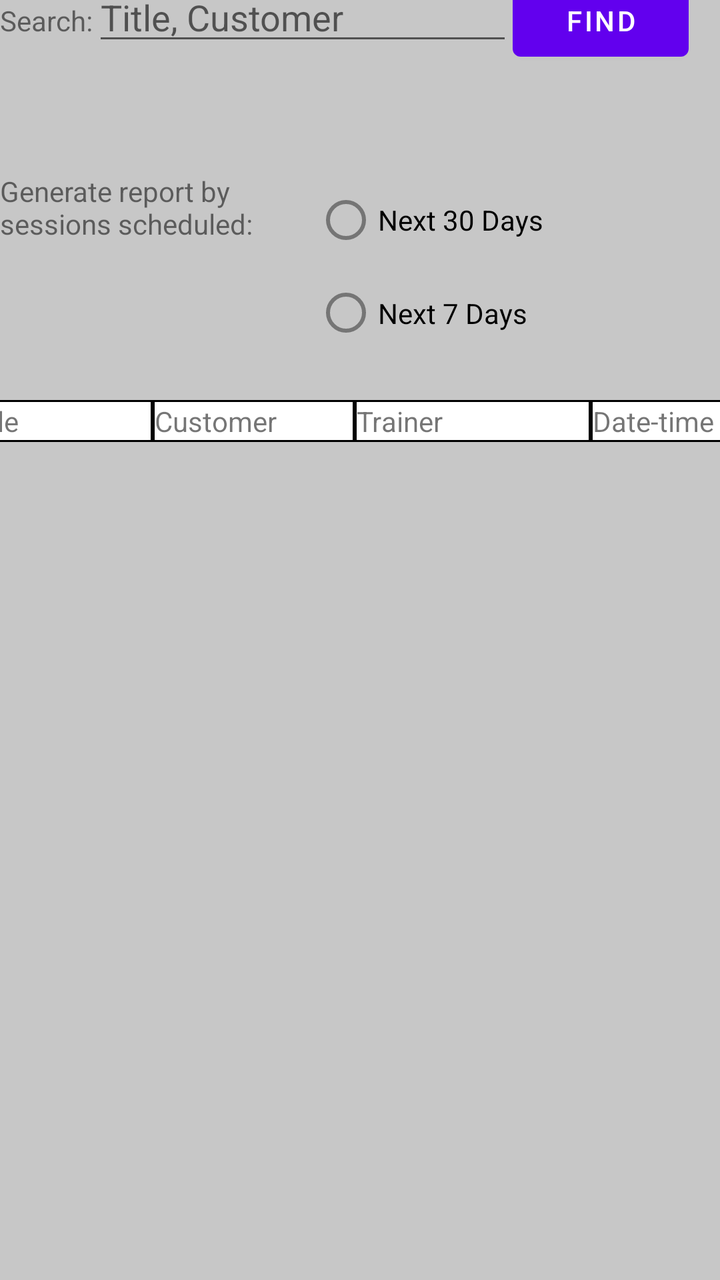
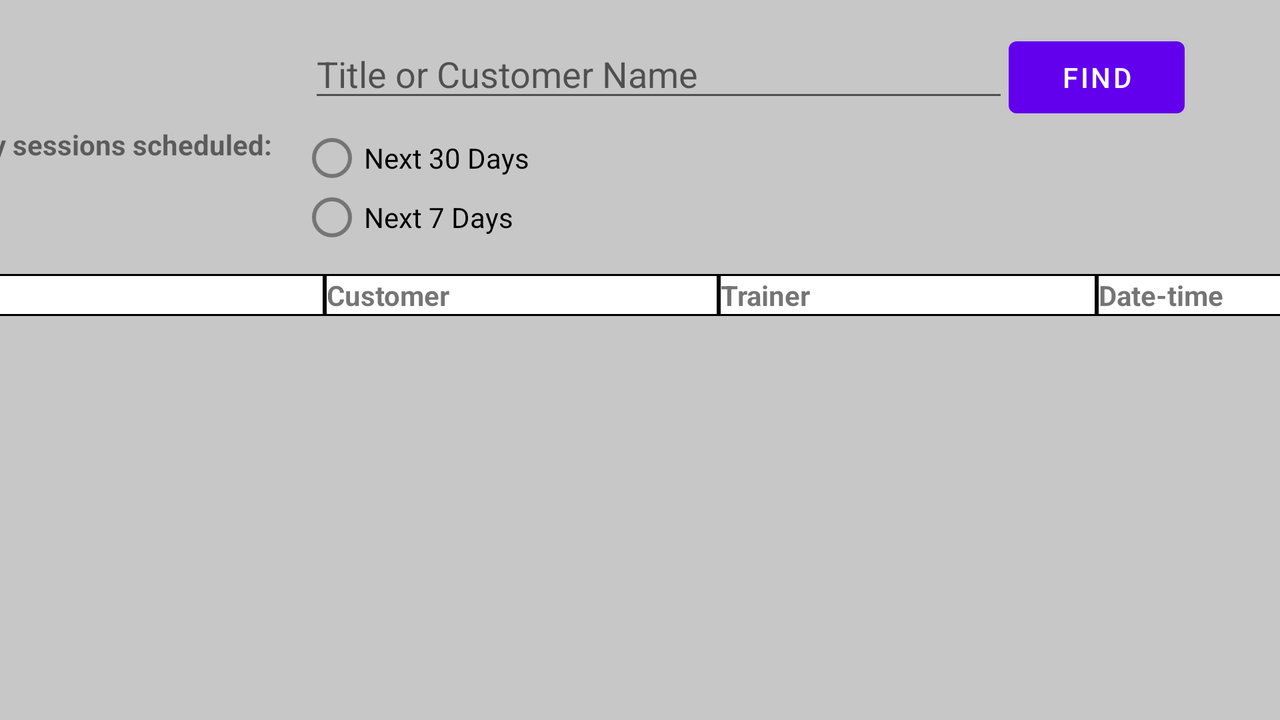

One screen, two layout resources from the same app: the default and the repository's alternative for another configuration. Each is rendered where Android would select it; the XML of both is given below.
<!-- AndroidManifest.xml: application theme Theme.FitnessTrainerApp -->
<!-- res/layout/activity_reports.xml -->
<?xml version="1.0" encoding="utf-8"?>

<androidx.constraintlayout.widget.ConstraintLayout xmlns:android="http://schemas.android.com/apk/res/android"
    xmlns:app="http://schemas.android.com/apk/res-auto"
    xmlns:tools="http://schemas.android.com/tools"
    android:layout_width="match_parent"
    android:layout_height="match_parent"
    android:background="#68777777">

    <TableLayout
        android:id="@+id/tableLayout4"
        android:layout_width="398dp"
        android:layout_height="24dp"
        android:layout_marginTop="9dp"
        android:layout_marginBottom="17dp"
        app:layout_constraintBottom_toTopOf="@+id/recyclerview_reports"
        app:layout_constraintEnd_toEndOf="parent"
        app:layout_constraintStart_toStartOf="parent"
        app:layout_constraintTop_toBottomOf="@+id/tableRow2">

        <TableRow
            android:layout_width="match_parent"
            android:layout_height="match_parent"
            android:background="#000000">

            <TextView
                android:id="@+id/textViewTitle"
                android:layout_width="93dp"
                android:layout_height="wrap_content"
                android:layout_margin="1dp"
                android:background="#FFFFFF"
                android:text="Title" />

            <TextView
                android:id="@+id/textViewCustomer"
                android:layout_width="99dp"
                android:layout_height="wrap_content"
                android:layout_margin="1dp"
                android:background="#FFFFFF"
                android:text="Customer" />

            <TextView
                android:id="@+id/textViewTrainer"
                android:layout_width="116dp"
                android:layout_height="wrap_content"
                android:layout_margin="1dp"
                android:background="#FFFFFF"
                android:text="Trainer" />

            <TextView
                android:id="@+id/textViewDateTime"
                android:layout_width="100dp"
                android:layout_height="wrap_content"
                android:layout_margin="1dp"
                android:background="#FFFFFF"
                android:text="Date-time" />
        </TableRow>

        <TableRow
            android:layout_width="match_parent"
            android:layout_height="match_parent" />

        <TableRow
            android:layout_width="match_parent"
            android:layout_height="match_parent" />

    </TableLayout>

    <TableRow
        android:id="@+id/tableRow2"
        android:layout_width="match_parent"
        android:layout_height="93dp"
        android:layout_marginTop="7dp"
        android:layout_marginBottom="12dp"
        app:layout_constraintBottom_toTopOf="@+id/tableLayout4"
        app:layout_constraintEnd_toEndOf="parent"
        app:layout_constraintStart_toStartOf="parent"
        app:layout_constraintTop_toBottomOf="@+id/tableRow3">

        <TextView
            android:id="@+id/textViewGenerate"
            android:layout_width="157dp"
            android:layout_height="wrap_content"
            android:text="Generate report by sessions scheduled:" />

        <RadioGroup
            android:layout_width="239dp"
            android:layout_height="wrap_content">

            <RadioButton
                android:id="@+id/radioButtonMonth"
                android:layout_width="match_parent"
                android:layout_height="match_parent"
                android:onClick="onWeekOrMonthClicked"
                android:text="Next 30 Days" />

            <RadioButton
                android:id="@+id/radioButtonWeek"
                android:layout_width="113dp"
                android:layout_height="wrap_content"
                android:onClick="onWeekOrMonthClicked"
                android:text="Next 7 Days" />

        </RadioGroup>

    </TableRow>

    <androidx.recyclerview.widget.RecyclerView
        android:id="@+id/recyclerview_reports"
        android:layout_width="match_parent"
        android:layout_height="397dp"
        android:layout_marginBottom="32dp"
        app:layout_constraintBottom_toBottomOf="parent"
        app:layout_constraintEnd_toEndOf="parent"
        app:layout_constraintHorizontal_bias="1.0"
        app:layout_constraintStart_toStartOf="parent" />

    <TableRow
        android:id="@+id/tableRow3"
        android:layout_width="match_parent"
        android:layout_height="86dp"
        android:layout_marginTop="16dp"
        android:layout_marginBottom="7dp"
        app:layout_constraintBottom_toTopOf="@+id/tableRow2"
        app:layout_constraintEnd_toEndOf="parent"
        app:layout_constraintStart_toStartOf="parent"
        app:layout_constraintTop_toTopOf="parent">

        <TextView
            android:id="@+id/textViewSearch"
            android:layout_width="wrap_content"
            android:layout_height="wrap_content"
            android:text="Search:" />

        <EditText
            android:id="@+id/editTextSearch"
            android:layout_width="wrap_content"
            android:layout_height="wrap_content"
            android:ems="10"
            android:hint="Title, Customer"
            android:inputType="textPersonName"
            tools:ignore="TouchTargetSizeCheck" />

        <Button
            android:id="@+id/searchButton"
            android:layout_width="wrap_content"
            android:layout_height="wrap_content"
            android:onClick="onFindClick"
            android:text="Find" />
    </TableRow>

</androidx.constraintlayout.widget.ConstraintLayout>
<!-- resources referenced by this layout -->
<resources>
  <style name="Theme.FitnessTrainerApp" parent="Theme.MaterialComponents.DayNight.DarkActionBar">
          
          <item name="colorPrimary">@color/purple_500</item>
          <item name="colorPrimaryVariant">@color/purple_700</item>
          <item name="colorOnPrimary">@color/white</item>
          
          <item name="colorSecondary">@color/teal_200</item>
          <item name="colorSecondaryVariant">@color/teal_700</item>
          <item name="colorOnSecondary">@color/black</item>
          
          <item name="android:statusBarColor" tools:targetApi="l">?attr/colorPrimaryVariant</item>
          
      </style>
</resources>
<!-- res/layout-land/activity_reports.xml (the repository's variant of the layout above) -->
<!-- drawn on the phone turned sideways -->
<?xml version="1.0" encoding="utf-8"?>
<androidx.constraintlayout.widget.ConstraintLayout xmlns:android="http://schemas.android.com/apk/res/android"
    xmlns:app="http://schemas.android.com/apk/res-auto"
    xmlns:tools="http://schemas.android.com/tools"
    android:layout_width="match_parent"
    android:layout_height="match_parent"
    android:background="#68777777">

    <TableLayout
        android:id="@+id/tableLayout3"
        android:layout_width="755dp"
        android:layout_height="75dp"
        app:layout_constraintBottom_toBottomOf="parent"
        app:layout_constraintEnd_toEndOf="parent"
        app:layout_constraintHorizontal_bias="1.0"
        app:layout_constraintStart_toStartOf="parent"
        app:layout_constraintTop_toTopOf="parent"
        app:layout_constraintVertical_bias="0.051">

        <TableRow
            android:layout_width="match_parent"
            android:layout_height="50dp">

            <TextView
                android:id="@+id/textViewSearch"
                android:layout_width="152dp"
                android:layout_height="wrap_content"
                android:text="Search:"
                android:textSize="20sp"
                android:textStyle="bold" />

            <EditText
                android:id="@+id/editTextSearch"
                android:layout_width="350dp"
                android:layout_height="wrap_content"
                android:ems="10"
                android:hint="Title or Customer Name"
                android:inputType="textPersonName"
                tools:ignore="TouchTargetSizeCheck" />

            <Button
                android:id="@+id/searchButton"
                android:layout_width="wrap_content"
                android:layout_height="wrap_content"
                android:onClick="onFindClick"
                android:text="Find" />
        </TableRow>

        <TableRow
            android:id="@+id/tableRow"
            android:layout_width="match_parent"
            android:layout_height="34dp">

            <TextView
                android:id="@+id/textViewGenerate"
                android:layout_width="269dp"
                android:layout_height="31dp"
                android:text="Generate report by sessions scheduled:"
                android:textSize="14sp"
                android:textStyle="bold" />

        </TableRow>
    </TableLayout>

    <TableLayout
        android:id="@+id/reports_table"
        android:layout_width="717dp"
        android:layout_height="34dp"
        app:layout_constraintBottom_toBottomOf="parent"
        app:layout_constraintEnd_toEndOf="parent"
        app:layout_constraintHorizontal_bias="0.455"
        app:layout_constraintStart_toStartOf="parent"
        app:layout_constraintTop_toTopOf="parent"
        app:layout_constraintVertical_bias="0.42">

        <TableRow
            android:id="@+id/reports_row"
            android:layout_width="754dp"
            android:layout_height="match_parent"
            android:background="#000000">

            <TextView
                android:id="@+id/textViewTitle"
                android:layout_width="195dp"
                android:layout_height="wrap_content"
                android:layout_margin="1dp"
                android:background="#FFFFFF"
                android:text="Title"
                android:textStyle="bold" />

            <TextView
                android:id="@+id/textViewCustomer"
                android:layout_width="195dp"
                android:layout_height="wrap_content"
                android:layout_margin="1dp"
                android:background="#FFFFFF"
                android:text="Customer"
                android:textStyle="bold" />

            <TextView
                android:id="@+id/textViewTrainer"
                android:layout_width="187dp"
                android:layout_height="wrap_content"
                android:layout_margin="1dp"
                android:background="#FFFFFF"
                android:text="Trainer"
                android:textStyle="bold" />

            <TextView
                android:id="@+id/textViewDateTime"
                android:layout_width="157dp"
                android:layout_height="wrap_content"
                android:layout_margin="1dp"
                android:background="#FFFFFF"
                android:text="Date-time"
                android:textStyle="bold" />
        </TableRow>

    </TableLayout>

    <androidx.recyclerview.widget.RecyclerView
        android:id="@+id/recyclerview_reports"
        android:layout_width="761dp"
        android:layout_height="150dp"
        android:layout_marginStart="16dp"
        android:layout_marginEnd="27dp"
        app:layout_constraintBottom_toBottomOf="parent"
        app:layout_constraintEnd_toEndOf="parent"
        app:layout_constraintHorizontal_bias="0.0"
        app:layout_constraintStart_toStartOf="parent"
        app:layout_constraintTop_toTopOf="parent"
        app:layout_constraintVertical_bias="0.864" />

    <RadioGroup
        android:id="@+id/radioGroup"
        android:layout_width="490dp"
        android:layout_height="60dp"
        app:layout_constraintBottom_toBottomOf="parent"
        app:layout_constraintEnd_toEndOf="parent"
        app:layout_constraintHorizontal_bias="1.0"
        app:layout_constraintStart_toStartOf="parent"
        app:layout_constraintTop_toTopOf="parent"
        app:layout_constraintVertical_bias="0.213">

        <RadioButton
            android:id="@+id/radioButtonMonth"
            android:layout_width="188dp"
            android:layout_height="30dp"
            android:onClick="onWeekOrMonthClicked"
            android:text="Next 30 Days" />

        <RadioButton
            android:id="@+id/radioButtonWeek"
            android:layout_width="182dp"
            android:layout_height="29dp"
            android:onClick="onWeekOrMonthClicked"
            android:text="Next 7 Days" />

    </RadioGroup>

</androidx.constraintlayout.widget.ConstraintLayout>
